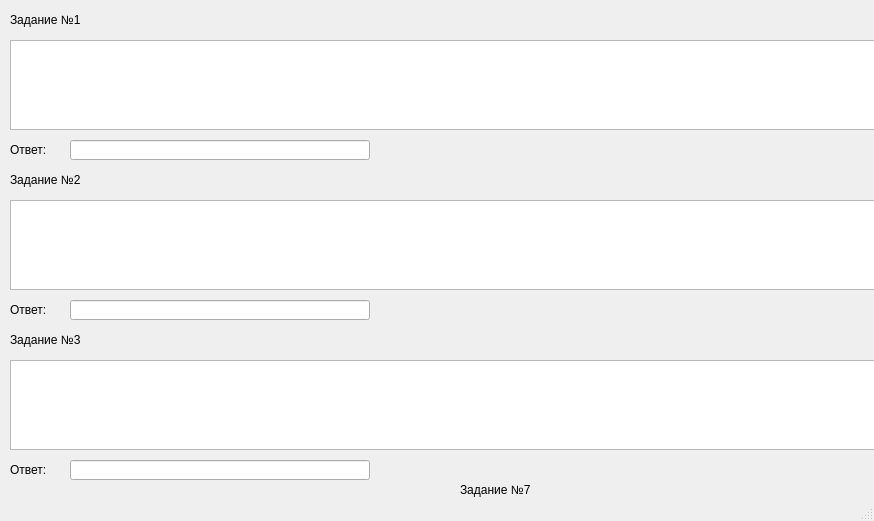
<?xml version="1.0" encoding="UTF-8"?>
<ui version="4.0">
 <class>Variant</class>
 <widget class="QMainWindow" name="Variant">
  <property name="geometry">
   <rect>
    <x>0</x>
    <y>0</y>
    <width>874</width>
    <height>521</height>
   </rect>
  </property>
  <property name="sizeIncrement">
   <size>
    <width>0</width>
    <height>0</height>
   </size>
  </property>
  <property name="windowTitle">
   <string>MainWindow</string>
  </property>
  <widget class="QWidget" name="centralwidget">
   <widget class="QLabel" name="num_1">
    <property name="geometry">
     <rect>
      <x>10</x>
      <y>10</y>
      <width>90</width>
      <height>20</height>
     </rect>
    </property>
    <property name="text">
     <string>Задание №1</string>
    </property>
   </widget>
   <widget class="QTextEdit" name="task_1">
    <property name="geometry">
     <rect>
      <x>10</x>
      <y>40</y>
      <width>900</width>
      <height>90</height>
     </rect>
    </property>
   </widget>
   <widget class="QLabel" name="ta_1">
    <property name="geometry">
     <rect>
      <x>10</x>
      <y>140</y>
      <width>60</width>
      <height>20</height>
     </rect>
    </property>
    <property name="text">
     <string>Ответ:</string>
    </property>
   </widget>
   <widget class="QLabel" name="num_2">
    <property name="geometry">
     <rect>
      <x>10</x>
      <y>170</y>
      <width>90</width>
      <height>20</height>
     </rect>
    </property>
    <property name="text">
     <string>Задание №2</string>
    </property>
   </widget>
   <widget class="QTextEdit" name="task_2">
    <property name="geometry">
     <rect>
      <x>10</x>
      <y>200</y>
      <width>900</width>
      <height>90</height>
     </rect>
    </property>
   </widget>
   <widget class="QLabel" name="ta_2">
    <property name="geometry">
     <rect>
      <x>10</x>
      <y>300</y>
      <width>60</width>
      <height>20</height>
     </rect>
    </property>
    <property name="text">
     <string>Ответ:</string>
    </property>
   </widget>
   <widget class="QLineEdit" name="pfa_2">
    <property name="geometry">
     <rect>
      <x>70</x>
      <y>300</y>
      <width>300</width>
      <height>20</height>
     </rect>
    </property>
   </widget>
   <widget class="QLabel" name="num_3">
    <property name="geometry">
     <rect>
      <x>10</x>
      <y>330</y>
      <width>90</width>
      <height>20</height>
     </rect>
    </property>
    <property name="text">
     <string>Задание №3</string>
    </property>
   </widget>
   <widget class="QTextEdit" name="task_3">
    <property name="geometry">
     <rect>
      <x>10</x>
      <y>360</y>
      <width>900</width>
      <height>90</height>
     </rect>
    </property>
   </widget>
   <widget class="QLabel" name="ta_3">
    <property name="geometry">
     <rect>
      <x>10</x>
      <y>460</y>
      <width>60</width>
      <height>20</height>
     </rect>
    </property>
    <property name="text">
     <string>Ответ:</string>
    </property>
   </widget>
   <widget class="QLineEdit" name="pfa_3">
    <property name="geometry">
     <rect>
      <x>70</x>
      <y>460</y>
      <width>300</width>
      <height>20</height>
     </rect>
    </property>
   </widget>
   <widget class="QLabel" name="num_4">
    <property name="geometry">
     <rect>
      <x>930</x>
      <y>10</y>
      <width>90</width>
      <height>20</height>
     </rect>
    </property>
    <property name="text">
     <string>Задание №4</string>
    </property>
   </widget>
   <widget class="QTextEdit" name="task_4">
    <property name="geometry">
     <rect>
      <x>930</x>
      <y>40</y>
      <width>900</width>
      <height>90</height>
     </rect>
    </property>
   </widget>
   <widget class="QLabel" name="ta_4">
    <property name="geometry">
     <rect>
      <x>930</x>
      <y>140</y>
      <width>60</width>
      <height>20</height>
     </rect>
    </property>
    <property name="text">
     <string>Ответ:</string>
    </property>
   </widget>
   <widget class="QLineEdit" name="pfa_4">
    <property name="geometry">
     <rect>
      <x>1000</x>
      <y>140</y>
      <width>300</width>
      <height>20</height>
     </rect>
    </property>
   </widget>
   <widget class="QLabel" name="num_5">
    <property name="geometry">
     <rect>
      <x>930</x>
      <y>170</y>
      <width>90</width>
      <height>20</height>
     </rect>
    </property>
    <property name="text">
     <string>Задание №5</string>
    </property>
   </widget>
   <widget class="QTextEdit" name="task_5">
    <property name="geometry">
     <rect>
      <x>930</x>
      <y>200</y>
      <width>900</width>
      <height>90</height>
     </rect>
    </property>
   </widget>
   <widget class="QLabel" name="ta_5">
    <property name="geometry">
     <rect>
      <x>930</x>
      <y>300</y>
      <width>60</width>
      <height>20</height>
     </rect>
    </property>
    <property name="text">
     <string>Ответ:</string>
    </property>
   </widget>
   <widget class="QLineEdit" name="pfa_5">
    <property name="geometry">
     <rect>
      <x>1000</x>
      <y>300</y>
      <width>300</width>
      <height>20</height>
     </rect>
    </property>
   </widget>
   <widget class="QLabel" name="num_6">
    <property name="geometry">
     <rect>
      <x>930</x>
      <y>330</y>
      <width>90</width>
      <height>20</height>
     </rect>
    </property>
    <property name="text">
     <string>Задание №6</string>
    </property>
   </widget>
   <widget class="QTextEdit" name="task_6">
    <property name="geometry">
     <rect>
      <x>930</x>
      <y>360</y>
      <width>900</width>
      <height>90</height>
     </rect>
    </property>
   </widget>
   <widget class="QLabel" name="ta_6">
    <property name="geometry">
     <rect>
      <x>930</x>
      <y>460</y>
      <width>60</width>
      <height>20</height>
     </rect>
    </property>
    <property name="text">
     <string>Ответ:</string>
    </property>
   </widget>
   <widget class="QLineEdit" name="pfa_6">
    <property name="geometry">
     <rect>
      <x>1000</x>
      <y>460</y>
      <width>300</width>
      <height>20</height>
     </rect>
    </property>
   </widget>
   <widget class="QLabel" name="num_7">
    <property name="geometry">
     <rect>
      <x>460</x>
      <y>480</y>
      <width>90</width>
      <height>20</height>
     </rect>
    </property>
    <property name="text">
     <string>Задание №7</string>
    </property>
   </widget>
   <widget class="QTextEdit" name="task_7">
    <property name="geometry">
     <rect>
      <x>460</x>
      <y>510</y>
      <width>900</width>
      <height>90</height>
     </rect>
    </property>
   </widget>
   <widget class="QLabel" name="ta_7">
    <property name="geometry">
     <rect>
      <x>460</x>
      <y>610</y>
      <width>60</width>
      <height>20</height>
     </rect>
    </property>
    <property name="text">
     <string>Ответ:</string>
    </property>
   </widget>
   <widget class="QLineEdit" name="pfa_7">
    <property name="geometry">
     <rect>
      <x>530</x>
      <y>610</y>
      <width>300</width>
      <height>20</height>
     </rect>
    </property>
   </widget>
   <widget class="QPushButton" name="check">
    <property name="geometry">
     <rect>
      <x>710</x>
      <y>640</y>
      <width>431</width>
      <height>171</height>
     </rect>
    </property>
    <property name="text">
     <string>Проверить</string>
    </property>
   </widget>
   <widget class="QLineEdit" name="pfa_1">
    <property name="geometry">
     <rect>
      <x>70</x>
      <y>140</y>
      <width>300</width>
      <height>20</height>
     </rect>
    </property>
   </widget>
  </widget>
  <widget class="QMenuBar" name="menubar">
   <property name="geometry">
    <rect>
     <x>0</x>
     <y>0</y>
     <width>874</width>
     <height>26</height>
    </rect>
   </property>
  </widget>
  <widget class="QStatusBar" name="statusbar"/>
 </widget>
 <resources/>
 <connections/>
</ui>
